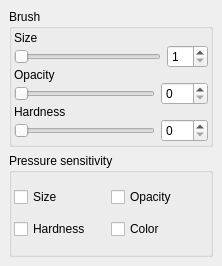
<ui version="4.0" >
 <class>BrushSettings</class>
 <widget class="QWidget" name="BrushSettings" >
  <property name="geometry" >
   <rect>
    <x>0</x>
    <y>0</y>
    <width>222</width>
    <height>266</height>
   </rect>
  </property>
  <property name="windowTitle" >
   <string>Form</string>
  </property>
  <layout class="QVBoxLayout" >
   <property name="margin" >
    <number>9</number>
   </property>
   <property name="spacing" >
    <number>6</number>
   </property>
   <item>
    <widget class="QGroupBox" name="groupBox_2" >
     <property name="title" >
      <string>Brush</string>
     </property>
     <layout class="QVBoxLayout" >
      <property name="margin" >
       <number>2</number>
      </property>
      <property name="spacing" >
       <number>0</number>
      </property>
      <item>
       <widget class="QLabel" name="label" >
        <property name="text" >
         <string>Size</string>
        </property>
       </widget>
      </item>
      <item>
       <layout class="QHBoxLayout" >
        <property name="margin" >
         <number>0</number>
        </property>
        <property name="spacing" >
         <number>6</number>
        </property>
        <item>
         <widget class="QSlider" name="brushsize" >
          <property name="minimum" >
           <number>1</number>
          </property>
          <property name="orientation" >
           <enum>Qt::Horizontal</enum>
          </property>
         </widget>
        </item>
        <item>
         <widget class="QSpinBox" name="spinBox" >
          <property name="minimum" >
           <number>1</number>
          </property>
         </widget>
        </item>
       </layout>
      </item>
      <item>
       <widget class="QLabel" name="label_2" >
        <property name="text" >
         <string>Opacity</string>
        </property>
       </widget>
      </item>
      <item>
       <layout class="QHBoxLayout" >
        <property name="margin" >
         <number>0</number>
        </property>
        <property name="spacing" >
         <number>6</number>
        </property>
        <item>
         <widget class="QSlider" name="brushopacity" >
          <property name="minimum" >
           <number>0</number>
          </property>
          <property name="maximum" >
           <number>100</number>
          </property>
          <property name="orientation" >
           <enum>Qt::Horizontal</enum>
          </property>
         </widget>
        </item>
        <item>
         <widget class="QSpinBox" name="spinBox_2" >
          <property name="maximum" >
           <number>100</number>
          </property>
          <property name="minimum" >
           <number>0</number>
          </property>
         </widget>
        </item>
       </layout>
      </item>
      <item>
       <widget class="QLabel" name="label_3" >
        <property name="text" >
         <string>Hardness</string>
        </property>
       </widget>
      </item>
      <item>
       <layout class="QHBoxLayout" >
        <property name="margin" >
         <number>0</number>
        </property>
        <property name="spacing" >
         <number>6</number>
        </property>
        <item>
         <widget class="QSlider" name="brushhardness" >
          <property name="minimum" >
           <number>0</number>
          </property>
          <property name="maximum" >
           <number>100</number>
          </property>
          <property name="orientation" >
           <enum>Qt::Horizontal</enum>
          </property>
         </widget>
        </item>
        <item>
         <widget class="QSpinBox" name="spinBox_3" >
          <property name="maximum" >
           <number>100</number>
          </property>
          <property name="minimum" >
           <number>0</number>
          </property>
         </widget>
        </item>
       </layout>
      </item>
     </layout>
    </widget>
   </item>
   <item>
    <widget class="QGroupBox" name="groupBox" >
     <property name="title" >
      <string>Pressure sensitivity</string>
     </property>
     <layout class="QGridLayout" >
      <property name="margin" >
       <number>2</number>
      </property>
      <property name="spacing" >
       <number>0</number>
      </property>
      <item row="1" column="1" >
       <widget class="QCheckBox" name="pressurecolor" >
        <property name="text" >
         <string>Color</string>
        </property>
       </widget>
      </item>
      <item row="1" column="0" >
       <widget class="QCheckBox" name="pressurehardness" >
        <property name="text" >
         <string>Hardness</string>
        </property>
       </widget>
      </item>
      <item row="0" column="1" >
       <widget class="QCheckBox" name="pressureopacity" >
        <property name="text" >
         <string>Opacity</string>
        </property>
       </widget>
      </item>
      <item row="0" column="0" >
       <widget class="QCheckBox" name="pressuresize" >
        <property name="text" >
         <string>Size</string>
        </property>
       </widget>
      </item>
     </layout>
    </widget>
   </item>
  </layout>
 </widget>
 <tabstops>
  <tabstop>brushsize</tabstop>
  <tabstop>spinBox</tabstop>
  <tabstop>brushopacity</tabstop>
  <tabstop>spinBox_2</tabstop>
  <tabstop>brushhardness</tabstop>
  <tabstop>spinBox_3</tabstop>
  <tabstop>pressuresize</tabstop>
  <tabstop>pressureopacity</tabstop>
  <tabstop>pressurehardness</tabstop>
  <tabstop>pressurecolor</tabstop>
 </tabstops>
 <resources/>
 <connections>
  <connection>
   <sender>brushsize</sender>
   <signal>sliderMoved(int)</signal>
   <receiver>spinBox</receiver>
   <slot>setValue(int)</slot>
   <hints>
    <hint type="sourcelabel" >
     <x>139</x>
     <y>61</y>
    </hint>
    <hint type="destinationlabel" >
     <x>163</x>
     <y>63</y>
    </hint>
   </hints>
  </connection>
  <connection>
   <sender>brushopacity</sender>
   <signal>sliderMoved(int)</signal>
   <receiver>spinBox_2</receiver>
   <slot>setValue(int)</slot>
   <hints>
    <hint type="sourcelabel" >
     <x>123</x>
     <y>109</y>
    </hint>
    <hint type="destinationlabel" >
     <x>156</x>
     <y>110</y>
    </hint>
   </hints>
  </connection>
  <connection>
   <sender>brushhardness</sender>
   <signal>sliderMoved(int)</signal>
   <receiver>spinBox_3</receiver>
   <slot>setValue(int)</slot>
   <hints>
    <hint type="sourcelabel" >
     <x>132</x>
     <y>158</y>
    </hint>
    <hint type="destinationlabel" >
     <x>168</x>
     <y>158</y>
    </hint>
   </hints>
  </connection>
  <connection>
   <sender>spinBox</sender>
   <signal>valueChanged(int)</signal>
   <receiver>brushsize</receiver>
   <slot>setValue(int)</slot>
   <hints>
    <hint type="sourcelabel" >
     <x>156</x>
     <y>52</y>
    </hint>
    <hint type="destinationlabel" >
     <x>32</x>
     <y>61</y>
    </hint>
   </hints>
  </connection>
  <connection>
   <sender>spinBox_2</sender>
   <signal>valueChanged(int)</signal>
   <receiver>brushopacity</receiver>
   <slot>setValue(int)</slot>
   <hints>
    <hint type="sourcelabel" >
     <x>178</x>
     <y>98</y>
    </hint>
    <hint type="destinationlabel" >
     <x>17</x>
     <y>111</y>
    </hint>
   </hints>
  </connection>
  <connection>
   <sender>spinBox_3</sender>
   <signal>valueChanged(int)</signal>
   <receiver>brushhardness</receiver>
   <slot>setValue(int)</slot>
   <hints>
    <hint type="sourcelabel" >
     <x>160</x>
     <y>146</y>
    </hint>
    <hint type="destinationlabel" >
     <x>34</x>
     <y>160</y>
    </hint>
   </hints>
  </connection>
 </connections>
</ui>
